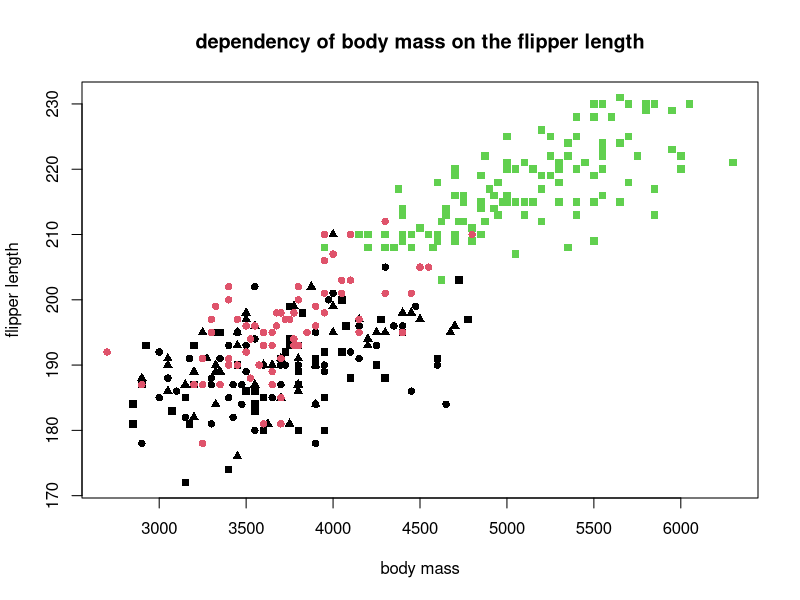
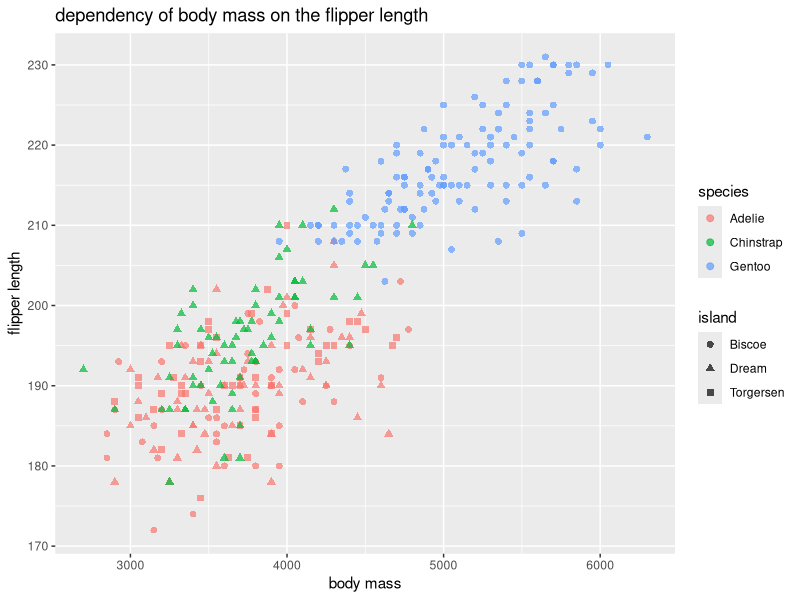

Reproduce these figures in R, in order.
install.packages("palmerpenguins")
library(palmerpenguins)
data <- penguins
data <- na.omit(data)
plot(x = data$body_mass_g, y = data$flipper_length_mm,
     main = "dependency of body mass on the flipper length",
     xlab = "body mass",
     ylab = "flipper length",
     col = as.factor(data$species),
     pch = c(15, 16, 17)[as.integer(as.factor(data$island))]
)

install.packages("ggplot2")
library(ggplot2)
ggplot(data = data, aes(x = body_mass_g, y = flipper_length_mm, color = species, shape = island)) + 
  geom_point(size = 2, alpha = 0.7) + 
  labs(title = "dependency of body mass on the flipper length",
       x = "body mass",
       y = "flipper length",
       color = "species",
       shape = "island")
